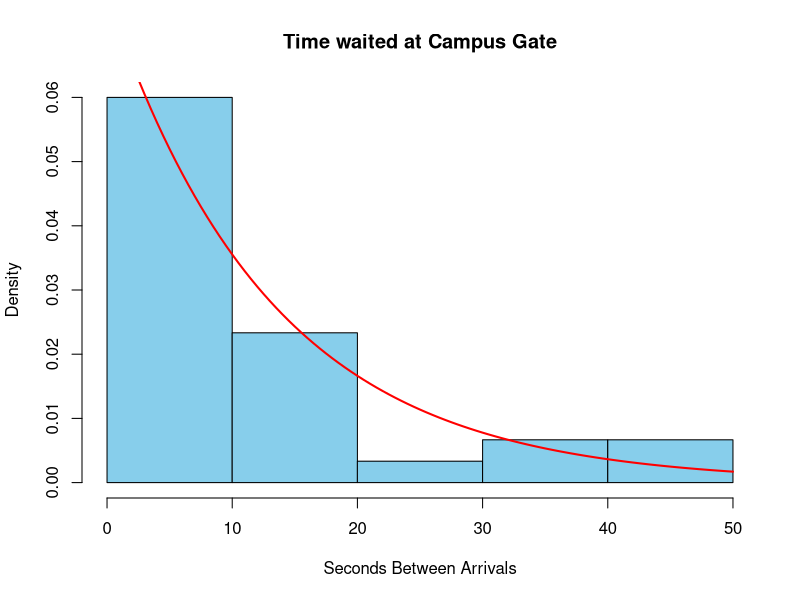

The R source for this figure:
## ---- chunk 1
# Stopwatch data
wait_time <- c(6, 15, 3, 5, 11, 9, 6, 4, 23, 19, 34, 8, 3, 18, 16, 7, 4, 4, 4, 6, 8, 41, 38, 19, 3,14, 49, 9, 3, 6)

# Mean and lambda (rate)
mean_wait <- mean(wait_time)
lambda <- 1/mean_wait

# Print
print(paste0("Total students:", length(wait_time)))
print(paste0("Average gap between students:", round(mean_wait, 2), "seconds"))
print(paste0("Lambda (arrival rate):", round(lambda, 5)))

#Plot histogram of wait times
hist(wait_time, freq=FALSE, col = "skyblue",
    main = "Time waited at Campus Gate",
    xlab = "Seconds Between Arrivals")
    
curve(dexp(x, rate = lambda), add = TRUE, col = "red", lwd = 2)
